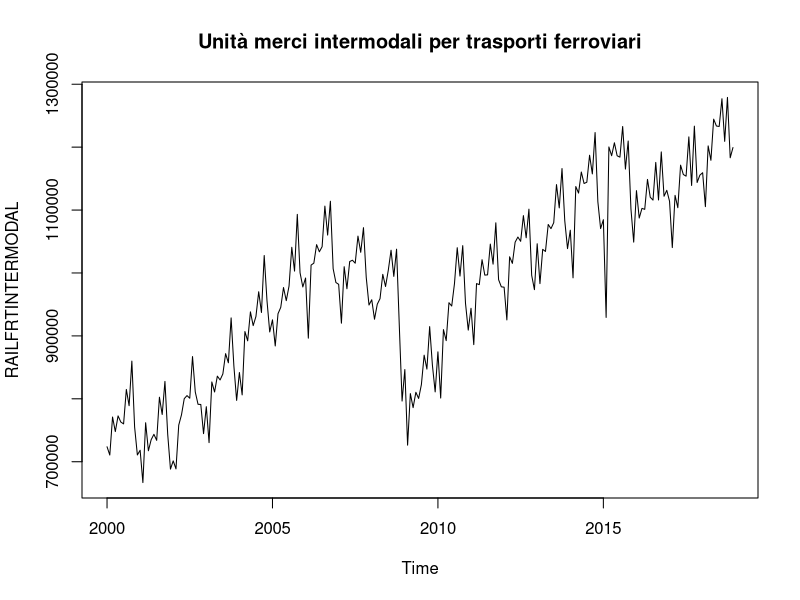
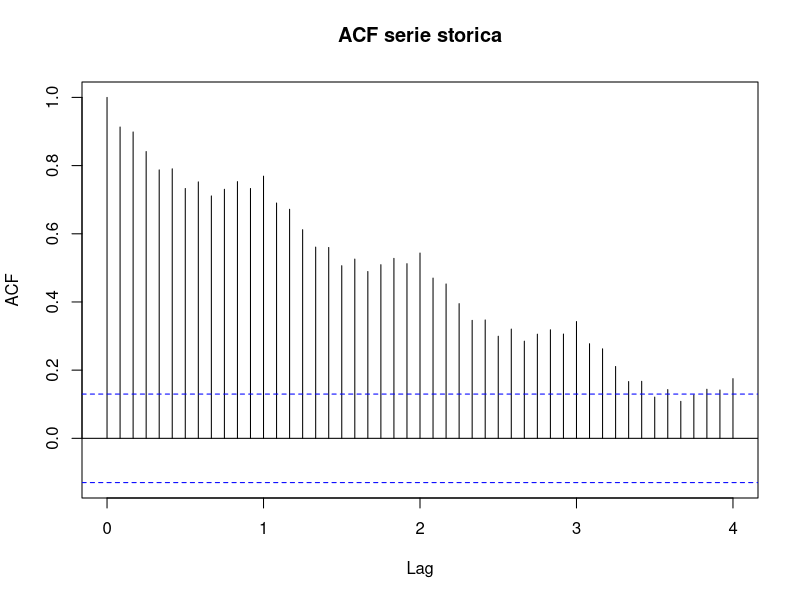
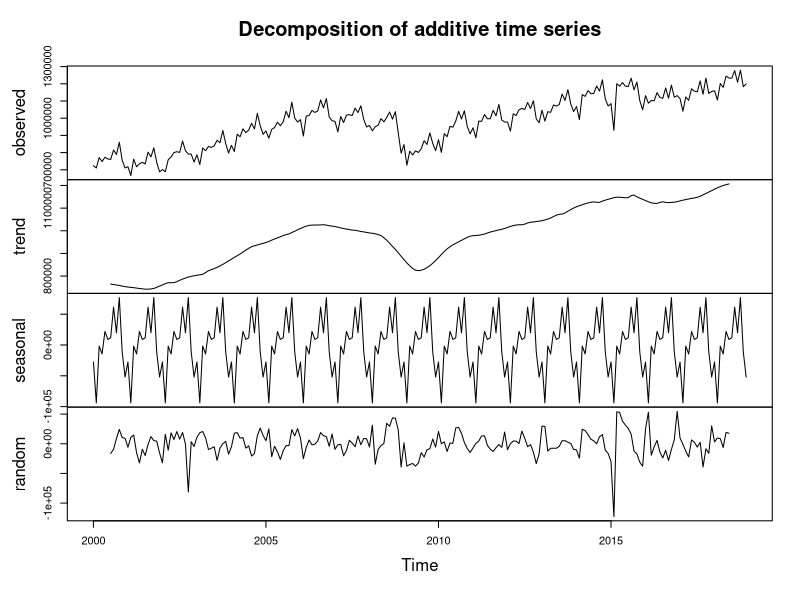
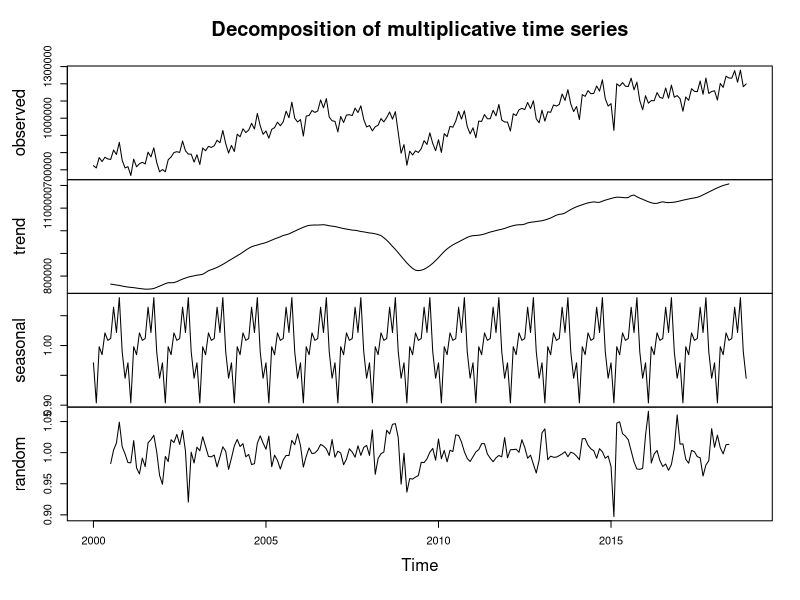
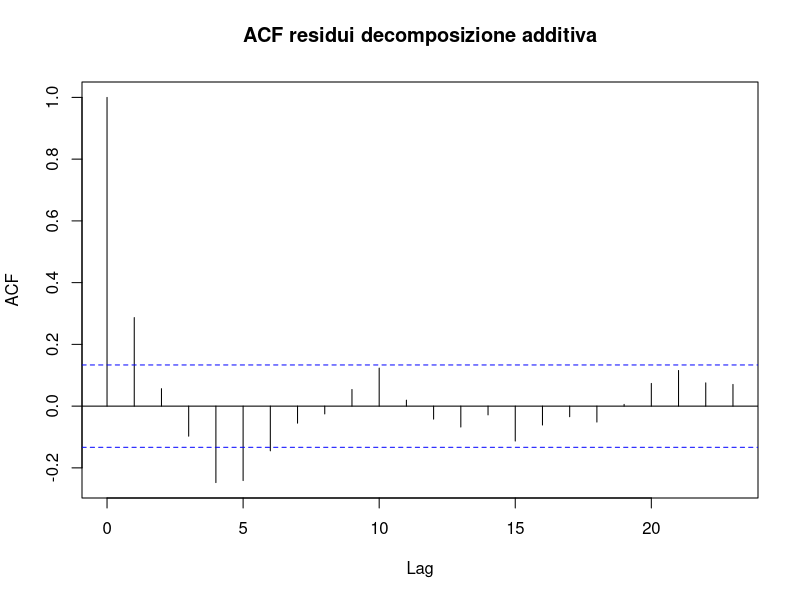
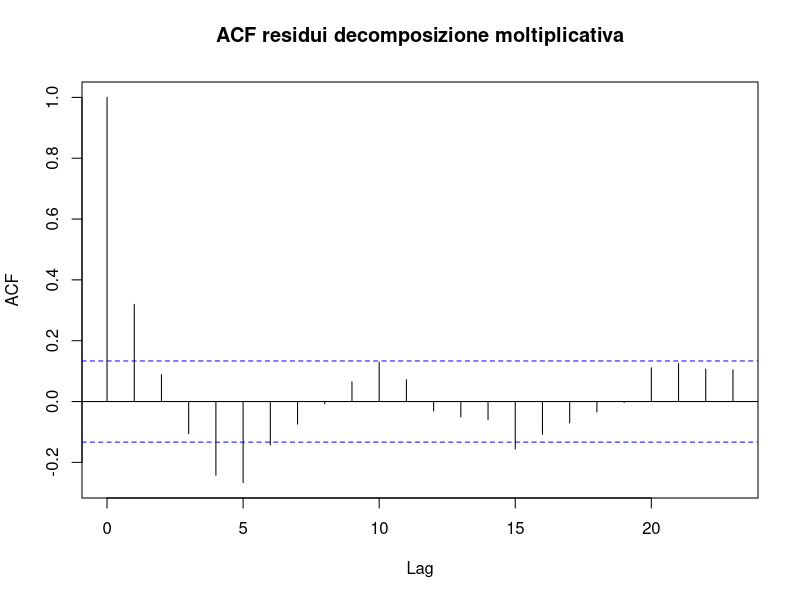
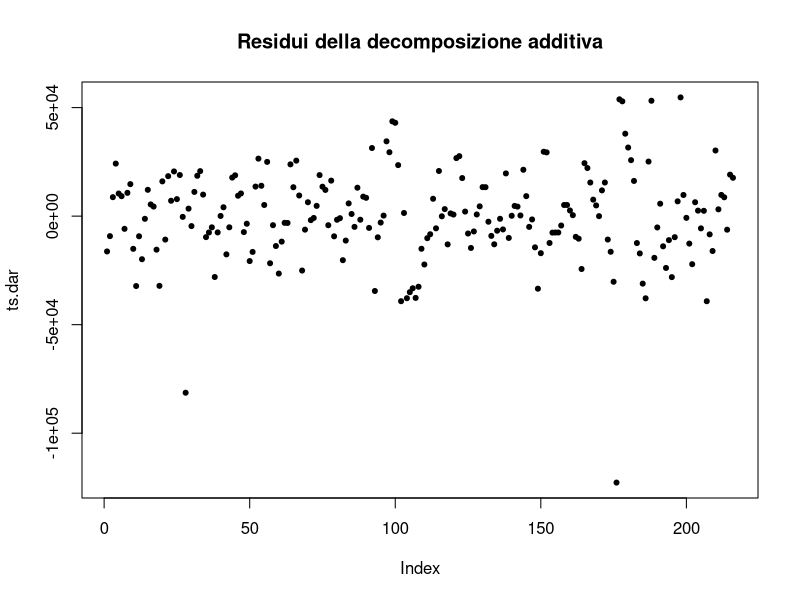
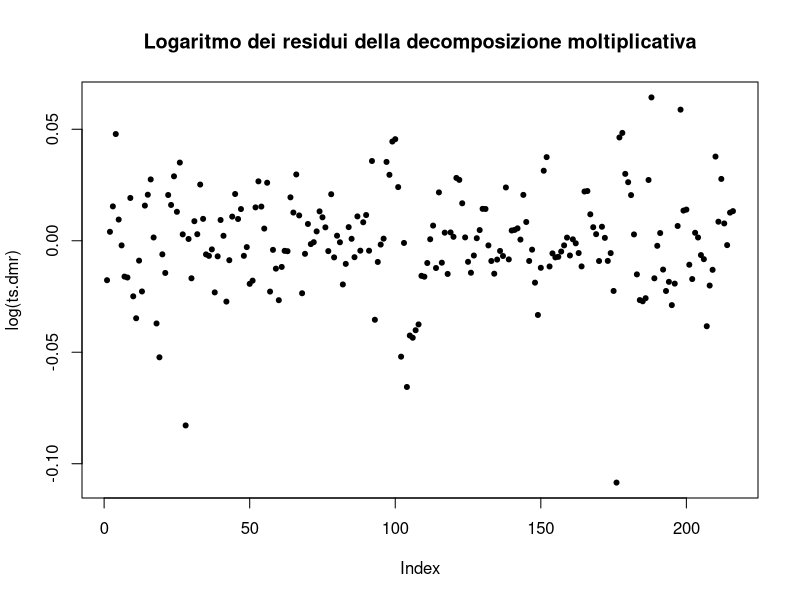

Here is the R script that generated these plots, in order:
## ---- chunk 1
A = read.csv("RAILFRTINTERMODAL.csv", row.names = 1, stringsAsFactors = F)
ts = ts(A, deltat=1/12, start = c(2000,1))
ts.da = decompose(ts, type = "a")
ts.dm = decompose(ts, type = "m")
ts.dar=as.vector(window(ts.da$random,c(2000,7),c(2018,6)))
ts.dmr=as.vector(window(ts.dm$random,c(2000,7),c(2018,6)))
ts.hwa = HoltWinters(ts, seasonal = "a")
ts.hwm = HoltWinters(ts, seasonal = "m")
l=length(ts)
res.hwa=rep(0,24)
res.hwm=rep(0,24)
j=1
for(i in (l-24):(l-1)){
  ts_cv=ts(ts[1:i],frequency=12,start=c(2000,1))
  ts.hwa=HoltWinters(ts_cv,seasonal="additive")
  ts.hwm=HoltWinters(ts_cv,seasonal="multiplicative")
  ts.hwa.p=predict(ts.hwa,1)
  ts.hwm.p=predict(ts.hwm,1)
  res.hwa[j]=ts.hwa.p - ts[i+1]
  res.hwm[j]=ts.hwm.p - ts[i+1]
  j=j+1
}
ts.ar = ar(ts)
ts.ls = ar(ts, method = "ols")
ts.ar.r=na.omit(ts.ar$resid)
ts.ls.r=na.omit(ts.ls$resid)
N = read.csv("Serie2.csv", row.names = 1, stringsAsFactors = F)
ts2 = ts(N, deltat=1/12, start = c(2019,1))
## ---- chunk 2
plot(ts, main = "Unità merci intermodali per trasporti ferroviari")
acf(ts, 48, main = "ACF serie storica")
## ---- chunk 3
plot(ts.da)
plot(ts.dm)
## ---- chunk 4
acf(ts.dar, main = "ACF residui decomposizione additiva")
acf(log(ts.dmr), main = "ACF residui decomposizione moltiplicativa")
## ---- chunk 5
plot(ts.dar,pch = 20, main = "Residui della decomposizione additiva")
plot(log(ts.dmr),pch = 20, main = "Logaritmo dei residui della decomposizione moltiplicativa")
## ---- chunk 6
ts.stl = stl(ts[,1], 7)
plot(ts.stl)
plot(ts.stl$time.series[,3], main = "Serie dei residui")
## ---- chunk 7
ts.plot(ts,ts.hwa$fitted[,1],col=c("black","red"), main = "Holt-Winters additivo")
ts.plot(ts,ts.hwm$fitted[,1],col=c("black","red"), main = "Holt-Winters moltiplicativo")
## ---- chunk 8
C = matrix(nrow = 4, ncol = 3)
C[,1] = c(" ", "alpha", "beta", "gamma")
C[1, 2] = "HW Additivo"
C[1, 3] = "HW Moltiplicativo"
C[2,2] = ts.hwa$alpha
C[2,3] = ts.hwm$alpha
C[3,2] = ts.hwa$beta
C[3,3] = ts.hwm$beta
C[4,2] = ts.hwa$gamma
C[4,3] = ts.hwm$gamma
knitr::kable(C, format="markdown")
## ---- chunk 9
ts.hwa.r=resid(ts.hwa)
ts.hwm.r=resid(ts.hwm)
vra =var(ts.hwa.r)/var(window(ts,2000))
vrm =var(ts.hwm.r)/var(window(ts,2000))
cat("Varianza non spiegata HW additivo:", vra)
cat("Varianza non spiegata HW moltiplicativo:", vrm)
plot(ts.hwa.r, type = "p", pch = 20, main = "Rappresentazione grafica residui HW-a rispetto al tempo")
plot(as.numeric(ts.hwa$fitted[,1]),as.numeric(ts.hwa.r),type="p",pch=20, main = "Rappresentazione grafica residui HW-a rispetto ai valori stimati")
acf(ts.hwa.r, main = "ACF residui HW-a")
## ---- chunk 10
ts.hwm.r=resid(ts.hwm)
plot(ts.hwm.r, type = "p", pch = 20, main = "Rappresentazione grafica residui HW-m rispetto al tempo")
plot(as.numeric(ts.hwm$fitted[,1]),as.numeric(ts.hwm.r),type="p",pch=20, main = "Rappresentazione grafica residui HW-m rispetto ai valori stimati")
acf(ts.hwm.r, main = "ACF residui HW-m")
## ---- chunk 11
cat("Varianza dell'errore nel metodo additivo:", sqrt(mean(res.hwa^2)))
cat("Varianza dell'errore nel metodo moltiplicativo:", sqrt(mean(res.hwm^2)))
train = window(ts, end = c(2016, 12))
test = window(ts, start = c(2017,1), end = c(2018,12))
tscv.hwa.p = predict(HoltWinters(train, seasonal = "a"), 24)
tscv.hwm.p = predict(HoltWinters(train, seasonal = "m"), 24)
ts.plot(test, tscv.hwa.p, tscv.hwm.p, col = c("black", "red", "blue"), main = "Previsione (24 mesi)")
legend("topleft",legend=c("HW additivo", "HW moltiplicativo"), col=c("red", "blue"), lty=1, cex=0.8)
plot(res.hwa,type="b",pch=20,col="red", main = "Errore nella previsione (24 mesi)")
legend("topright",legend=c("HW additivo", "HW moltiplicativo"), col=c("red", "blue"), lty=1, cex=0.8)
lines(res.hwm,type="b",pch=20,col="blue")
## ---- chunk 12
pacf(ts, main = "PACF serie storica")
## ---- chunk 13
ts.plot(ts, ts - ts.ar$resid, col = c("black", "red"), main = "Metodo di Yule Walker")
ts.plot(ts, ts - ts.ls$resid, col = c("black", "blue"), main = "Metodo dei minimi quadrati")
C = matrix(nrow = 2, ncol = 15)
C[1,] = c(round(ts.ar$ar,2), NA, NA)
C[2,] = c(round(ts.ls$ar, 2))
C = data.frame(C)
rownames(C) = c("YW", "OLS")
knitr::kable(C, format="markdown")
## ---- chunk 14
vra =var(ts.ar.r)/var(window(ts,2000))
vrm =var(ts.ls.r)/var(window(ts,2000))
cat("Varianza non spiegata Yule Walker:", vra)
cat("Varianza non spiegata Ordinary Least Squares:", vrm)
plot(ts.ar.r, type = "p", pch = 20, main = "Residui YW")
plot(ts.ls.r, type = "p", pch = 20, main = "Residui OLS")
## ---- chunk 15
acf(ts.ar.r, main = "ACF residui YW")
acf(ts.ls.r, main = "ACF residui OLS")
## ---- chunk 16
train = window(ts, end = c(2016, 12))
test = window(ts, start = c(2017,1), end = c(2018,12))
tscv.ar.p = predict(ar(train), n.ahead = 24, se.fit = FALSE)
tscv.ls.p = predict(ar(train, method = "ols"), n.ahead = 24, se.fit = FALSE)
ts.plot(test, tscv.ar.p, tscv.ls.p, col = c("black", "red", "blue"), main = "Previsione (24 mesi)")
legend("topleft",legend=c("Yule Walker", "Minimi quadrati"), col=c("red", "blue"), lty=1, cex=0.8)

l=length(ts)
res.arv=rep(0,24)
res.lsv=rep(0,24)
j=1
for(i in (l-24):(l-1)){
  ts_cv=ts(ts[1:i],frequency=12,start=c(2000,1))
  ts.arv=ar(ts_cv)
  ts.lsv=ar(ts_cv, method = "ols")
  ts.arv.p=predict(ts.arv,n.ahead = 1, se.fit = FALSE)
  ts.lsv.p=predict(ts.lsv,n.ahead= 1, se.fit = FALSE)
  res.arv[j]=ts.arv.p - ts[i+1]
  res.lsv[j]=ts.lsv.p - ts[i+1]
  j=j+1
}
cat(" Varianza dell'errore nel metodo Yule Walker:", sqrt(mean(res.arv^2)))
cat(" Varianza dell'errore nel metodo dei minimi quadrati:", sqrt(mean(res.lsv^2)))
plot(res.arv,type="b",pch=20,col="red", main = "Errore nella previsione (24 mesi)")
lines(res.lsv,type="b",pch=20,col="blue")
legend("topright",legend=c("Yule Walker", "Minimi quadrati"), col=c("red", "blue"), lty=1, cex=0.8)
## ---- chunk 17
hist(ts.ls.r, 20, freq = F)
lines(density(ts.ls.r),col="blue")
lines(sort(ts.ls.r), dnorm(sort(ts.ls.r), mean(ts.ls.r), sd(ts.ls.r)), col = "red")
qqnorm(ts.ls.r, pch = 20)
qqline(ts.ls.r)
shapiro.test(ts.ls.r)
## ---- chunk 18
ts.2015 = window(ts, start = c(2017,1))
ts.ls.2015 = window(ts - ts.ls$resid, start = c(2017,1))
ts.ls.p = predict(ts.ls, n.ahead = 12, se.fit = FALSE)
ts.plot(ts.2015, ts.ls.2015, ts2, ts.ls.p, col = c("black","cyan","blue","red"))
lines(ts.ls.p+quantile(ts.ls.r,0.05),col="green3")
lines(ts.ls.p+quantile(ts.ls.r,0.95),col="green3")
legend("topleft",legend=c("Serie storica", "Minimi quadrati", "Serie nel 2019", "Previsione", "Incertezza"), col=c("black","cyan","blue","red", "green3"), lty=1, cex=0.4)
